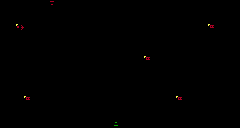

The image is a tile-based game level rendered from a .tmx file. Its description and complete source (layers, tilesets, objects, tile grids) follow:
An orthogonal 30x16 tile map with 8x8 px tiles, 3 tile layers (Geometry, Spawns, Background).

<map version="1.10" tiledversion="1.11.0" orientation="orthogonal" renderorder="right-down" width="30" height="16" tilewidth="8" tileheight="8" infinite="0" nextlayerid="4" nextobjectid="1">
 <tileset firstgid="1" source="Project/RoomShaper.tsx" />
 <layer id="1" name="Geometry" width="30" height="16">
  <data encoding="csv">
0,0,0,0,0,0,7,0,0,0,0,0,0,0,0,0,0,0,0,0,0,0,0,0,0,0,0,0,0,0,
0,0,0,0,0,0,2,0,0,0,0,0,0,0,0,0,0,0,0,0,0,0,0,0,0,0,0,0,0,0,
0,0,0,0,0,0,2,0,0,0,0,0,0,0,0,0,0,0,0,0,0,0,0,0,0,0,0,0,0,0,
0,0,0,0,0,0,2,0,0,0,0,0,0,0,0,0,0,0,0,0,0,0,0,0,0,0,0,0,0,0,
1,1,1,1,1,1,1,1,1,1,4,0,0,0,0,0,0,0,0,0,1,1,1,1,1,1,1,1,1,1,
1,1,1,1,1,1,1,1,1,1,1,4,0,0,0,0,0,0,0,0,1,1,1,1,1,1,1,1,1,1,
1,1,1,1,1,1,1,1,1,1,1,1,4,0,0,0,0,0,0,0,0,0,0,0,0,0,1,1,1,1,
1,1,1,1,1,1,1,1,1,1,1,1,1,4,0,0,0,0,0,0,0,0,0,0,0,0,1,1,1,1,
1,1,1,1,1,1,1,1,1,1,1,1,1,1,1,1,1,1,1,1,1,1,1,1,1,2,1,1,1,1,
1,1,1,1,1,1,1,1,1,1,1,1,1,1,1,1,1,1,1,1,1,1,1,1,1,2,1,1,1,1,
1,1,0,0,0,0,0,0,0,0,0,0,0,0,0,0,0,0,0,0,0,0,0,0,0,2,0,0,1,1,
1,1,0,0,0,0,0,0,0,0,0,0,0,0,0,0,0,0,0,0,0,0,0,0,0,2,0,0,1,1,
1,1,0,0,0,0,0,0,0,0,0,0,0,0,0,0,0,0,0,0,0,0,0,0,0,2,0,0,1,1,
1,1,1,1,1,1,1,1,1,1,1,1,1,1,2,1,1,1,1,1,1,1,1,1,1,1,1,1,1,1,
1,1,1,1,1,1,1,1,1,1,1,1,1,1,2,1,1,1,1,1,1,1,1,1,1,1,1,1,1,1,
1,1,1,1,1,1,1,1,1,1,1,1,1,1,6,1,1,1,1,1,1,1,1,1,1,1,1,1,1,1
</data>
 </layer>
 <layer id="2" name="Spawns" width="30" height="16">
  <data encoding="csv">
0,0,0,0,0,0,0,0,0,0,0,0,0,0,0,0,0,0,0,0,0,0,0,0,0,0,0,0,0,0,
0,0,0,0,0,0,0,0,0,0,0,0,0,0,0,0,0,0,0,0,0,0,0,0,0,0,0,0,0,0,
0,0,0,0,0,0,0,0,0,0,0,0,0,0,0,0,0,0,0,0,0,0,0,0,0,0,0,0,0,0,
0,0,28,0,0,0,0,0,0,0,0,0,0,0,0,0,0,0,0,0,0,0,0,0,0,0,26,0,0,0,
0,0,0,0,0,0,0,0,0,0,0,0,0,0,0,0,0,0,0,0,0,0,0,0,0,0,0,0,0,0,
0,0,0,0,0,0,0,0,0,0,0,0,0,0,0,0,0,0,0,0,0,0,0,0,0,0,0,0,0,0,
0,0,0,0,0,0,0,0,0,0,0,0,0,0,0,0,0,0,0,0,0,0,0,0,0,0,0,0,0,0,
0,0,0,0,0,0,0,0,0,0,0,0,0,0,0,0,0,0,26,0,0,0,0,0,0,0,0,0,0,0,
0,0,0,0,0,0,0,0,0,0,0,0,0,0,0,0,0,0,0,0,0,0,0,0,0,0,0,0,0,0,
0,0,0,0,0,0,0,0,0,0,0,0,0,0,0,0,0,0,0,0,0,0,0,0,0,0,0,0,0,0,
0,0,0,0,0,0,0,0,0,0,0,0,0,0,0,0,0,0,0,0,0,0,0,0,0,0,0,0,0,0,
0,0,0,0,0,0,0,0,0,0,0,0,0,0,0,0,0,0,0,0,0,0,0,0,0,0,0,0,0,0,
0,0,0,26,0,0,0,0,0,0,0,0,0,0,0,0,0,0,0,0,0,0,26,0,0,0,0,0,0,0,
0,0,0,0,0,0,0,0,0,0,0,0,0,0,0,0,0,0,0,0,0,0,0,0,0,0,0,0,0,0,
0,0,0,0,0,0,0,0,0,0,0,0,0,0,0,0,0,0,0,0,0,0,0,0,0,0,0,0,0,0,
0,0,0,0,0,0,0,0,0,0,0,0,0,0,0,0,0,0,0,0,0,0,0,0,0,0,0,0,0,0
</data>
 </layer>
 <layer id="3" name="Background" width="30" height="16">
  <data encoding="csv">
0,0,0,0,0,0,0,0,0,0,0,0,0,0,0,0,0,0,0,0,0,0,0,0,0,0,0,0,0,0,
0,0,0,0,0,0,0,0,0,0,0,0,0,0,0,0,0,0,0,0,0,0,0,0,0,0,0,0,0,0,
0,0,0,0,0,0,0,0,0,0,0,0,0,0,0,0,0,0,0,0,0,0,0,0,0,0,0,0,0,0,
0,0,0,0,0,0,0,0,0,0,0,0,0,0,0,0,0,0,0,0,0,0,0,0,0,0,0,0,0,0,
0,0,0,0,0,0,0,0,0,0,0,0,0,0,0,0,0,0,0,0,0,0,0,0,0,0,0,0,0,0,
0,0,0,0,0,0,0,0,0,0,0,0,0,0,0,0,0,0,0,0,0,0,0,0,0,0,0,0,0,0,
0,0,0,0,0,0,0,0,0,0,0,0,0,0,0,0,0,0,0,0,0,0,0,0,0,0,0,0,0,0,
0,0,0,0,0,0,0,0,0,0,0,0,0,0,0,0,0,0,0,0,0,0,0,0,0,0,0,0,0,0,
0,0,0,0,0,0,0,0,0,0,0,0,0,0,0,0,0,0,0,0,0,0,0,0,0,0,0,0,0,0,
0,0,0,0,0,0,0,0,0,0,0,0,0,0,0,0,0,0,0,0,0,0,0,0,0,0,0,0,0,0,
0,0,0,0,0,0,0,0,0,0,0,0,0,0,0,0,0,0,0,0,0,0,0,0,0,0,0,0,0,0,
0,0,0,0,0,0,0,0,0,0,0,0,0,0,0,0,0,0,0,0,0,0,0,0,0,0,0,0,0,0,
0,0,0,0,0,0,0,0,0,0,0,0,0,0,0,0,0,0,0,0,0,0,0,0,0,0,0,0,0,0,
0,0,0,0,0,0,0,0,0,0,0,0,0,0,0,0,0,0,0,0,0,0,0,0,0,0,0,0,0,0,
0,0,0,0,0,0,0,0,0,0,0,0,0,0,0,0,0,0,0,0,0,0,0,0,0,0,0,0,0,0,
0,0,0,0,0,0,0,0,0,0,0,0,0,0,0,0,0,0,0,0,0,0,0,0,0,0,0,0,0,0
</data>
 </layer>
</map>
